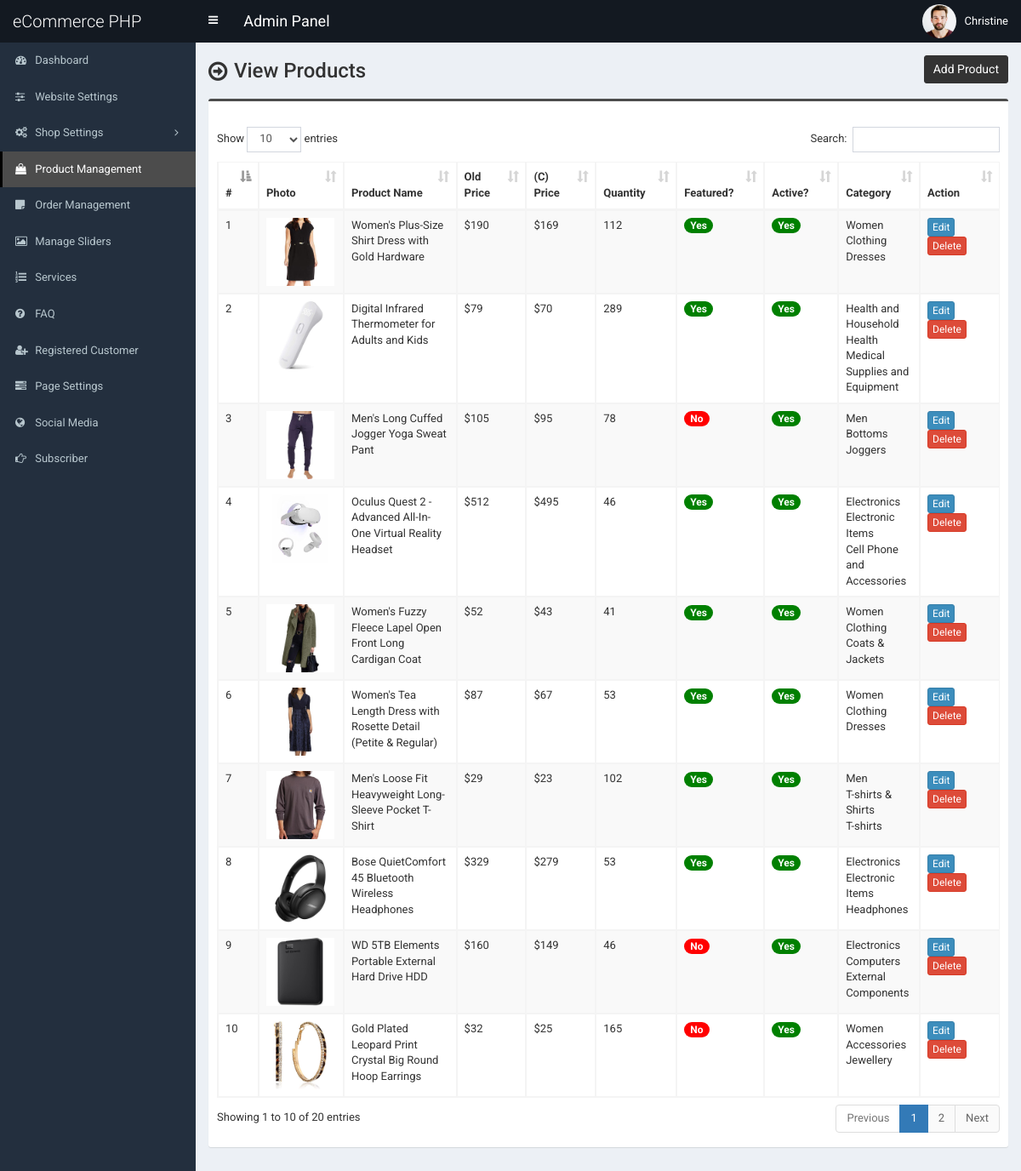
Screenshot of /admin/product.php (signed in) with the database file from the repository.
### tables this page shows
CREATE TABLE `tbl_product` (
  `p_id` int(11) NOT NULL,
  `p_name` varchar(255) NOT NULL,
  `p_old_price` varchar(10) NOT NULL,
  `p_current_price` varchar(10) NOT NULL,
  `p_qty` int(10) NOT NULL,
  `p_featured_photo` varchar(255) NOT NULL,
  `p_description` text NOT NULL,
  `p_short_description` text NOT NULL,
  `p_feature` text NOT NULL,
  `p_condition` text NOT NULL,
  `p_return_policy` text NOT NULL,
  `p_total_view` int(11) NOT NULL,
  `p_is_featured` int(1) NOT NULL,
  `p_is_active` int(1) NOT NULL,
  `ecat_id` int(11) NOT NULL
);

CREATE TABLE `tbl_top_category` (
  `tcat_id` int(11) NOT NULL,
  `tcat_name` varchar(255) NOT NULL,
  `show_on_menu` int(1) NOT NULL
);

CREATE TABLE `tbl_mid_category` (
  `mcat_id` int(11) NOT NULL,
  `mcat_name` varchar(255) NOT NULL,
  `tcat_id` int(11) NOT NULL
);

CREATE TABLE `tbl_end_category` (
  `ecat_id` int(11) NOT NULL,
  `ecat_name` varchar(255) NOT NULL,
  `mcat_id` int(11) NOT NULL
);

### admin/product.php (the view, shortened to what this page needs)
<?php require_once('header.php'); ?>
<section class="content-header">
	<div class="content-header-left">
		<h1>View Products</h1>
	</div>
	<div class="content-header-right">
		<a href="product-add.php" class="btn btn-primary btn-sm">Add Product</a>
	</div>
</section>
<section class="content">
	<div class="row">
		<div class="col-md-12">
			<div class="box box-info">
				<div class="box-body table-responsive">
					<table id="example1" class="table table-bordered table-hover table-striped">
					<thead class="thead-dark">
							<tr>
								<th width="10">#</th>
								<th>Photo</th>
								<th width="160">Product Name</th>
								<th width="60">Old Price</th>
								<th width="60">(C) Price</th>
								<th width="60">Quantity</th>
								<th>Featured?</th>
								<th>Active?</th>
								<th>Category</th>
								<th width="80">Action</th>
							</tr>
						</thead>
						<tbody>
							<?php
							$i=0;
							$statement = $pdo->prepare("SELECT
														t1.p_id,
														t1.p_name,
														t1.p_old_price,
														t1.p_current_price,
														t1.p_qty,
														t1.p_featured_photo,
														t1.p_is_featured,
														t1.p_is_active,
														t1.ecat_id,
														t2.ecat_id,
														t2.ecat_name,
														t3.mcat_id,
														t3.mcat_name,
														t4.tcat_id,
														t4.tcat_name
							                           	FROM tbl_product t1
							                           	JOIN tbl_end_category t2
							                           	ON t1.ecat_id = t2.ecat_id
							                           	JOIN tbl_mid_category t3
							                           	ON t2.mcat_id = t3.mcat_id
							                           	JOIN tbl_top_category t4
							                           	ON t3.tcat_id = t4.tcat_id
							                           	ORDER BY t1.p_id DESC
							                           	");
							$statement->execute();
							$result = $statement->fetchAll(PDO::FETCH_ASSOC);
							foreach ($result as $row) {
								$i++;
								?>
								<tr>
									<td><?php echo $i; ?></td>
									<td style="width:82px;"><img src="../assets/uploads/<?php echo $row['p_featured_photo']; ?>" alt="<?php echo $row['p_name']; ?>" style="width:80px;"></td>
									<td><?php echo $row['p_name']; ?></td>
									<td>$<?php echo $row['p_old_price']; ?></td>
									<td>$<?php echo $row['p_current_price']; ?></td>
									<td><?php echo $row['p_qty']; ?></td>
									<td>
										<?php if($row['p_is_featured'] == 1) {echo '<span class="badge badge-success" style="background-color:green;">Yes</span>';} else {echo '<span class="badge badge-success" style="background-color:red;">No</span>';} ?>
									</td>
									<td>
										<?php if($row['p_is_active'] == 1) {echo '<span class="badge badge-success" style="background-color:green;">Yes</span>';} else {echo '<span class="badge badge-danger" style="background-color:red;">No</span>';} ?>
									</td>
									<td><?php echo $row['tcat_name']; ?><br><?php echo $row['mcat_name']; ?><br><?php echo $row['ecat_name']; ?></td>
									<td>
										<a href="product-edit.php?id=<?php echo $row['p_id']; ?>" class="btn btn-primary btn-xs">Edit</a>
										<a href="#" class="btn btn-danger btn-xs" data-href="product-delete.php?id=<?php echo $row['p_id']; ?>" data-toggle="modal" data-target="#confirm-delete">Delete</a>
									</td>
								</tr>
								<?php
							}
							?>
						</tbody>
					</table>
				</div>
			</div>
		</div>
	</div>
</section>
<?php require_once('footer.php'); ?>

### admin/style.css (style rules this page uses)
body { font-size: 13px; font-family: "Roboto", sans-serif; }
.content-header > h1, .content-header .content-header-left h1 { font-family: "Roboto", sans-serif; }
.box-info { padding-top: 20px; }
.content-header { overflow: hidden; }
.content-header .content-header-left { float: left; padding-top: 5px; }
.content-header .content-header-right { float: right; }
.content-header .content-header-left h1 { margin-top: 0; margin-bottom: 0; padding-left: 30px; padding-bottom: 5px; font-size: 24px; position: relative; }
.content-header .content-header-left h1:before { position: absolute; top: 0; left: 0; font-family: "FontAwesome", sans-serif; font-size: 26px; content: "\f18e"; }
.content-header .content-header-right a { position: relative; font-size: 14px; }
.box.box-info { border-top-color: #4c4c4c; }
.content-header .content-header-right a { background-color: #333333; border-color: #333333; }

### rows the page displays
tbl_product: p_featured_photo (picture), p_name "Women's Plus-Size Shirt Dress with Gold Hardware", p_old_price "190", p_current_price "169", p_qty "112", p_is_featured "Yes", p_is_active "Yes", tbl_top_category.tcat_name "Women", tbl_mid_category.mcat_name "Clothing", ecat.ecat_name "Dresses"
tbl_product: p_featured_photo (picture), p_name "Digital Infrared Thermometer for Adults and Kids", p_old_price "79", p_current_price "70", p_qty "289", p_is_featured "Yes", p_is_active "Yes", tbl_top_category.tcat_name "Health and Household", tbl_mid_category.mcat_name "Health", ecat.ecat_name "Medical Supplies and Equipment"
tbl_product: p_featured_photo (picture), p_name "Men's Long Cuffed Jogger Yoga Sweat Pant", p_old_price "105", p_current_price "95", p_qty "78", p_is_featured "No", p_is_active "Yes", tbl_top_category.tcat_name "Men", tbl_mid_category.mcat_name "Bottoms", ecat.ecat_name "Joggers"
tbl_product: p_featured_photo (picture), p_name "Oculus Quest 2 - Advanced All-In-One Virtual Reality Headset", p_old_price "512", p_current_price "495", p_qty "46", p_is_featured "Yes", p_is_active "Yes", tbl_top_category.tcat_name "Electronics", tbl_mid_category.mcat_name "Electronic Items", ecat.ecat_name "Cell Phone and Accessories"
tbl_product: p_featured_photo (picture), p_name "Women's Fuzzy Fleece Lapel Open Front Long Cardigan Coat", p_old_price "52", p_current_price "43", p_qty "41", p_is_featured "Yes", p_is_active "Yes", tbl_top_category.tcat_name "Women", tbl_mid_category.mcat_name "Clothing", ecat.ecat_name "Coats & Jackets"
tbl_product: p_featured_photo (picture), p_name "Women's Tea Length Dress with Rosette Detail (Petite & Regular)", p_old_price "87", p_current_price "67", p_qty "53", p_is_featured "Yes", p_is_active "Yes", tbl_top_category.tcat_name "Women", tbl_mid_category.mcat_name "Clothing", ecat.ecat_name "Dresses"
tbl_product: p_featured_photo (picture), p_name "Men's Loose Fit Heavyweight Long-Sleeve Pocket T-Shirt", p_old_price "29", p_current_price "23", p_qty "102", p_is_featured "Yes", p_is_active "Yes", tbl_top_category.tcat_name "Men", tbl_mid_category.mcat_name "T-shirts & Shirts", ecat.ecat_name "T-shirts"
tbl_product: p_featured_photo (picture), p_name "Bose QuietComfort 45 Bluetooth Wireless Headphones", p_old_price "329", p_current_price "279", p_qty "53", p_is_featured "Yes", p_is_active "Yes", tbl_top_category.tcat_name "Electronics", tbl_mid_category.mcat_name "Electronic Items", ecat.ecat_name "Headphones"
tbl_product: p_featured_photo (picture), p_name "WD 5TB Elements Portable External Hard Drive HDD", p_old_price "160", p_current_price "149", p_qty "46", p_is_featured "No", p_is_active "Yes", tbl_top_category.tcat_name "Electronics", tbl_mid_category.mcat_name "Computers", ecat.ecat_name "External Components"
tbl_product: p_featured_photo (picture), p_name "Gold Plated Leopard Print Crystal Big Round Hoop Earrings", p_old_price "32", p_current_price "25", p_qty "165", p_is_featured "No", p_is_active "Yes", tbl_top_category.tcat_name "Women", tbl_mid_category.mcat_name "Accessories", ecat.ecat_name "Jewellery"

### other values shown
$_SESSION['user']['full_name'] "Christine"
